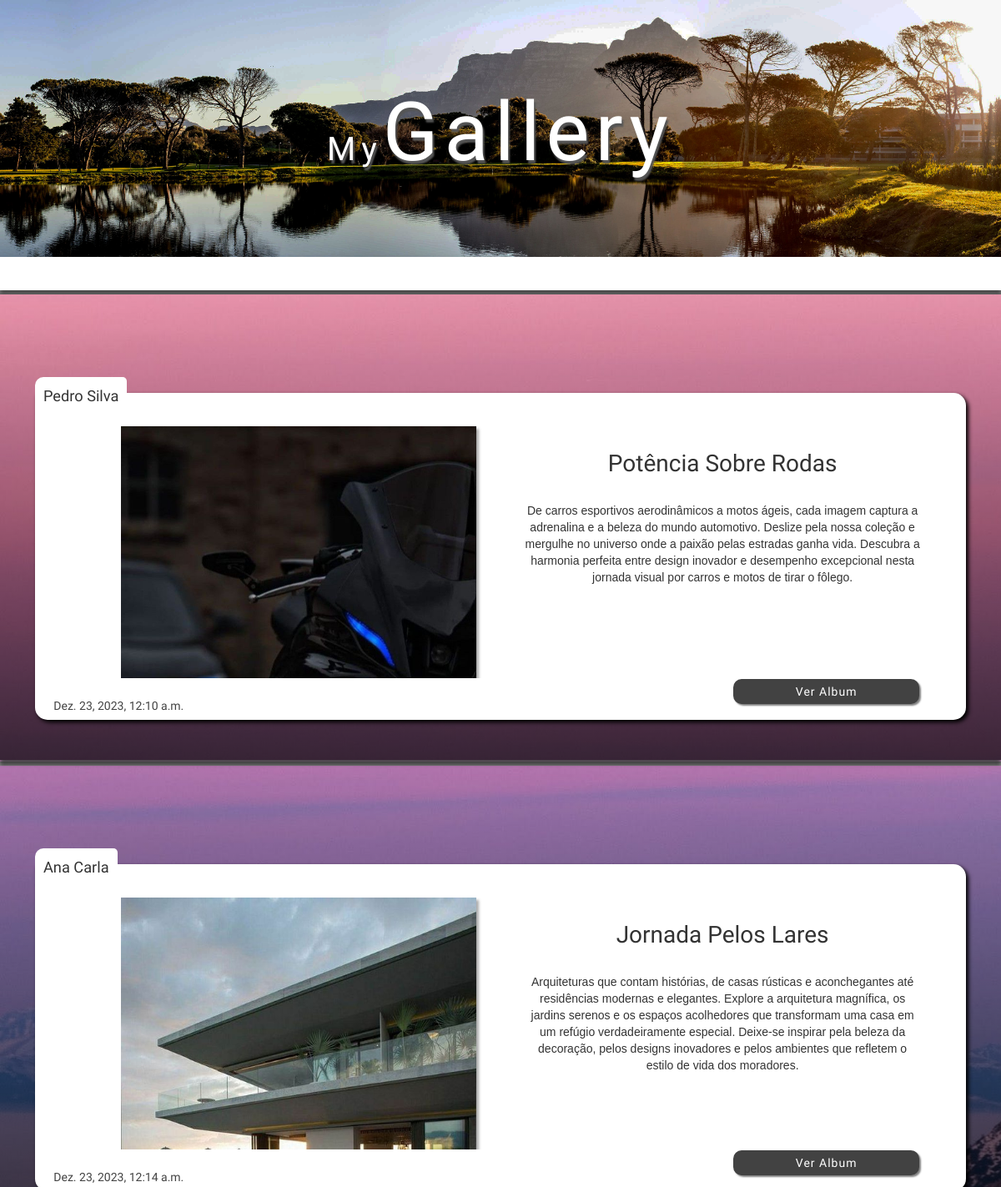
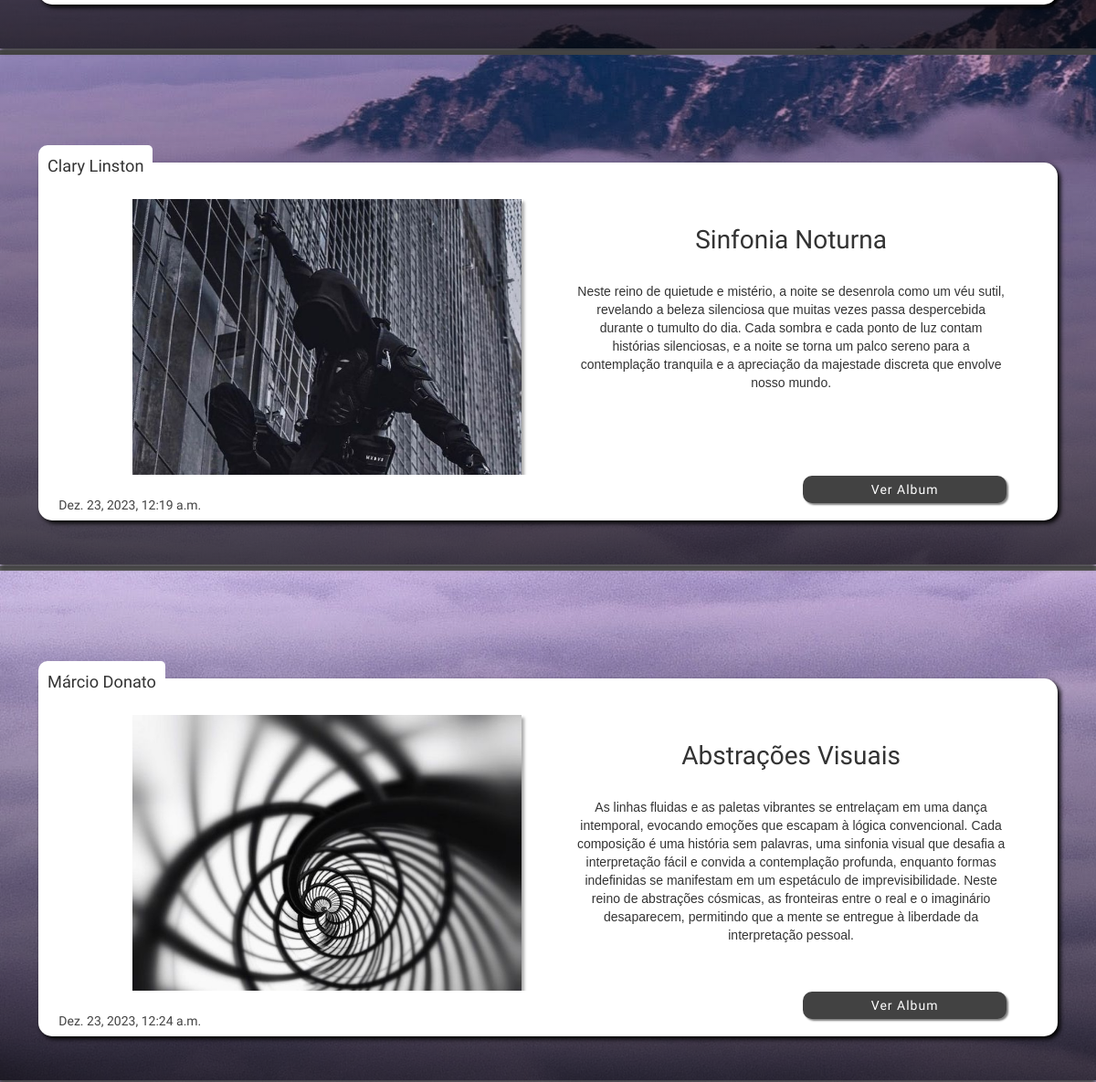
The page / on the database its author committed (2 pictures, top to bottom).
### Gallery/models.py (models this page shows, shortened)
class Post(models.Model):
    author = models.CharField(max_length=30)
    title = models.CharField(max_length=300)
    text = models.TextField()
    created_date = models.DateTimeField(default=timezone.now)
    posted_imgs = models.ManyToManyField(Img_Files, blank=True)

class Img_Files(models.Model):
    img = models.FileField(upload_to='Gallery/users_images')

### Gallery/views.py (the view)
# urls.py: path('', views.gallery_posts, name='gallery_posts'),
def gallery_posts(request):
    All_Posts = Post.objects.all()
    return render(request, 'index.html', {'Posts': All_Posts})

### Gallery/templates/index.html (shortened to what this page needs)
{% load static %}
<!DOCTYPE html>
<html lang="en">
<head>
    <link rel="stylesheet" href="//maxcdn.bootstrapcdn.com/bootstrap/3.2.0/css/bootstrap.min.css">
    <link rel="stylesheet" href="//maxcdn.bootstrapcdn.com/bootstrap/3.2.0/css/bootstrap-theme.min.css">
    <link rel="stylesheet" href="{% static 'css/global.css' %}">
    <link rel="stylesheet" href="{% static 'css/Gallery.css' %}">
</head>
<body>
    <header class="img_on_bg">
        <h1><span class="small">My</span>Gallery</h1>
    </header>
    <nav class="main_nav">
    </nav>
    <main id="main_content">
        {% block content %}
        {% for post in Posts %}
        <div class="img_on_bg bg_4 post_content">
            <div class="transparence">
                <div class="content">
                    <span class="title">{{ post.author }}</span>
                    <ul id="post_imgs">
                        {% for img_file in post.posted_imgs.all %}
                            <li><img src="{{ img_file.img.url }}" id="{{ img_file.img.url }}" class="image_on_list" alt="Imagem"></li>
                        {% endfor %}
                    </ul>
                    <div class="about">
                        <h2>{{ post.title }}</h2>
                        <p>{{ post.text }}</p>
                    </div>
                    <a href="{% url 'view_album' pk=post.pk %}">Ver Album</a>
                    <span class="create_date">{{ post.created_date }}</span>
                </div>
            </div>
        </div>
        {% endfor %}
        {% endblock %}
    </main>
</body>
</html>

### Gallery/static/css/global.css (style rules this page uses)
* { padding: 0; margin: 0; box-sizing: border-box; font-family: 'Lobster', Georgia, 'Times New Roman', Times, serif; }

### Gallery/static/css/Gallery.css (style rules this page uses)
body { height: 100vh; background-image: linear-gradient(to top, rgba(0, 0, 0, 0.753), rgba(0, 0, 0, 0.281)); }
header { display: flex; align-items: center; justify-content: center; background-image: url(../imgs/7.1.jpg); background-size: contain; background-repeat: no-repeat; height: 25.7vw; background-color: #000; box-shadow: 0px 4px 5px #424242; }
header h1 { letter-spacing: 7px; font-size: 7em; font-weight: 400; color: #fff; text-shadow: 2px 4px 2px rgb(85, 85, 85); }
header h1 .small { font-size: .4em; color: white; }
.main_nav { display: flex; align-items: center; gap: 15px; width: 100%; height: 40px; padding: 0px 10px; background-color: #fff; box-shadow: 0px 4px 5px #424242; }
main div { display: flex; justify-content: center; height: 70vh; background-size: cover; margin: 5px 0px 5px 0px; box-shadow: 0px 4px 5px #424242; }
main div .transparence { margin-top: -2px; width: 100%; background-image: linear-gradient(to top, rgba(0, 0, 0, 0.719), rgba(0, 0, 0, 0.075)); }
main div .title { font-size: 1.3em; position: absolute; left: 0%; top: -5%; background-color: #fff; height: fit-content; padding: 10px; border-radius: 10px 5px 15px 15px; }
main div .create_date { color: #424242; position: absolute; left: 2%; bottom: 2%; }
main div .content { text-align: center; position: relative; background-color: #fff; height: 70%; width: 93%; margin-top: 120px; padding: 40px 50px; border-radius: 0px 15px 15px 15px; box-shadow: 3px 3px 5px black; }
main div .content .about { display: flex; flex-direction: column; justify-content: flex-start; height: 100%; width: 90%; padding: 5px; box-shadow: none; gap: 20px; overflow-y: hidden; }
main div .content h2 { font-size: 2em; }
main div .content p { font-family: Arial, Helvetica, sans-serif; }
main div .content a { position: absolute; color: #fff; letter-spacing: 1px; text-decoration: none; background-color: #424242; min-width: 20%; bottom: 5%; right: 5%; padding: 5px; border-radius: 10px; box-shadow: 2px 2px 2px grey; }
.img_on_bg { background-attachment: fixed; }
main div .content ul { width: 100%; min-width: 300px; display: flex; flex-wrap: wrap; list-style: none; justify-content: center; align-items: center; gap: 20px; overflow-y: auto; }
main div .content ul li { height: fit-content; width: fit-content; background-size: cover; }
main div .content ul li img { max-height: 80%; max-width: 80%; box-shadow: 3px 3px 3px rgba(92, 92, 92, 0.5); }
.bg_4 { background-image: url(../imgs/4.jpg); }

### rows shown on the page
Post: author "Pedro Silva", title "Potência Sobre Rodas", text "De carros esportivos aerodinâmicos a motos ágeis, cada imagem captura a adrenalina e a beleza do mundo automotivo. Deslize pela nossa coleção e mergulhe no universo onde a paixão pelas estradas ganha vida. Descubra a harmonia perfeita entre design inovador e desempenho excepcional nesta jornada visual por carros e motos de tirar o fôlego.", created_date "Dez. 23, 2023, 12:10 a.m."
Img_Files: img (picture)
Post: author "Ana Carla", title "Jornada Pelos Lares", text "Arquiteturas que contam histórias, de casas rústicas e aconchegantes até residências modernas e elegantes. Explore a arquitetura magnífica, os jardins serenos e os espaços acolhedores que transformam uma casa em um refúgio verdadeiramente especial. Deixe-se inspirar pela beleza da decoração, pelos designs inovadores e pelos ambientes que refletem o estilo de vida dos moradores.", created_date "Dez. 23, 2023, 12:14 a.m."
Img_Files: img (picture)
Post: author "Clary Linston", title "Sinfonia Noturna", text "Neste reino de quietude e mistério, a noite se desenrola como um véu sutil, revelando a beleza silenciosa que muitas vezes passa despercebida durante o tumulto do dia. Cada sombra e cada ponto de luz contam histórias silenciosas, e a noite se torna um palco sereno para a contemplação tranquila e a apreciação da majestade discreta que envolve nosso mundo.", created_date "Dez. 23, 2023, 12:19 a.m."
Img_Files: img (picture)
Post: author "Márcio Donato", title "Abstrações Visuais", text "As linhas fluidas e as paletas vibrantes se entrelaçam em uma dança intemporal, evocando emoções que escapam à lógica convencional. Cada composição é uma história sem palavras, uma sinfonia visual que desafia a interpretação fácil e convida a contemplação profunda, enquanto formas indefinidas se manifestam em um espetáculo de imprevisibilidade. Neste reino de abstrações cósmicas, as fronteiras entre o real e o imaginário desaparecem, permitindo que a mente se entregue à liberdade da interpretação pessoal.", created_date "Dez. 23, 2023, 12:24 a.m."
Img_Files: img (picture)
